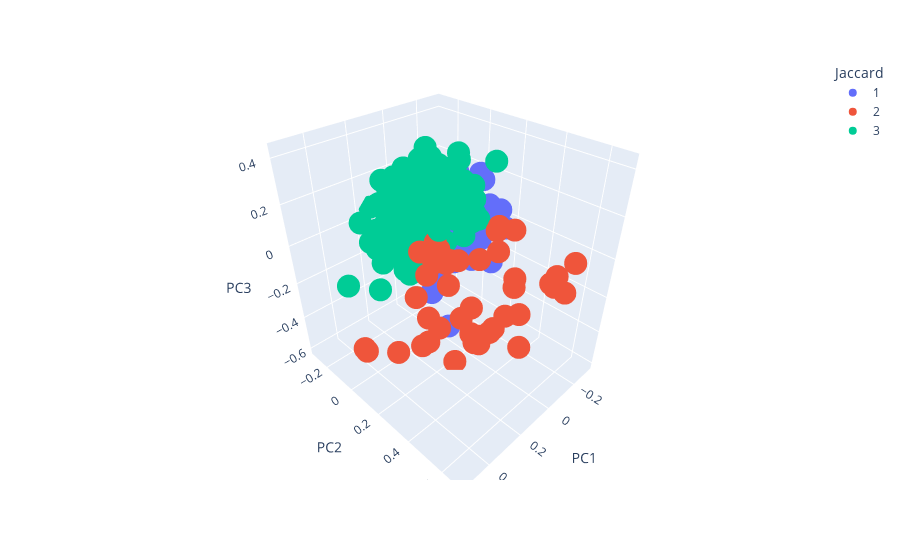

Notebook code for this chart:
### Markdown cell above
##### Kmeans Jaccard Clusters

### Code cell
jac_dist_s = px.scatter_3d(jac_dist_s, x = 'PC1', y = 'PC2', z = 'PC3', color = 'Jaccard',
                             category_orders = {'Jaccard': [1, 2, 3, 4]})
jac_dist_s.show()

### Figure 1 — Plotly figure (JSON) as saved in the notebook; plotly's stock layout.template omitted (floating-point values rounded to 4 significant figures; data arrays with more than 128 entries replaced by an {"elided": "..."} marker saying what was removed)
{"data": [{"hovertemplate": "Jaccard=1<br>PC1=%{x}<br>PC2=%{y}<br>PC3=%{z}<extra></extra>", "legendgroup": "1", "marker": {"color": "#636efa", "symbol": "circle"}, "mode": "markers", "name": "1", "scene": "scene", "showlegend": true, "type": "scatter3d", "x": {"elided": "386 float values"}, "y": {"elided": "386 float values"}, "z": {"elided": "386 float values"}}, {"hovertemplate": "Jaccard=2<br>PC1=%{x}<br>PC2=%{y}<br>PC3=%{z}<extra></extra>", "legendgroup": "2", "marker": {"color": "#EF553B", "symbol": "circle"}, "mode": "markers", "name": "2", "scene": "scene", "showlegend": true, "type": "scatter3d", "x": [-0.08779, 0.4376, 0.2706, 0.1814, 0.2715, 0.4735, 0.1511, 0.09339, 0.00818, 0.1011, -0.05414, 0.5111, 0.2614, -0.01856, 0.02917, 0.01193, 0.08439, -0.06652, -0.07245, 0.5291, 0.01914, 0.3197, -0.03349, -0.09089, 0.3088, 0.2658, 0.1407, 0.3338, 0.3517, 0.07869, 0.516, 0.0656, 0.1116, -0.1754, 0.2943, -0.04526, -0.1369, 0.3292, 0.2871, 0.3266, 0.1029], "y": [0.576, 0.2217, 0.4711, 0.6388, 0.2697, 0.4541, 0.2143, 0.5633, 0.3715, 0.1827, 0.3988, 0.4382, 0.2875, 0.6403, 0.3853, 0.3757, 0.3567, 0.6572, 0.6785, 0.1156, 0.3679, 0.5136, 0.2374, 0.5924, 0.232, 0.2734, 0.2742, 0.2955, 0.2762, 0.408, 0.1089, 0.3392, 0.2314, 0.3329, 0.3717, 0.3913, 0.3608, 0.2906, 0.3125, 0.4709, 0.3427], "z": [-0.05973, -0.3258, -0.1684, -0.1873, 0.06798, 0.02455, -0.01983, -0.1218, -0.37, -0.04287, 0.1324, 0.1273, 0.1342, 0.04514, 0.1784, 0.04885, -0.3772, -0.05136, 0.09773, -0.314, 0.1466, 0.01482, -0.07722, -0.07069, 0.1183, 0.1602, 0.01822, -0.2868, -0.3091, -0.325, -0.3428, -0.4479, -0.6058, -0.2061, 0.02635, -0.3173, -0.2203, 0.05054, -0.2285, -0.05546, -0.4136]}, {"hovertemplate": "Jaccard=3<br>PC1=%{x}<br>PC2=%{y}<br>PC3=%{z}<extra></extra>", "legendgroup": "3", "marker": {"color": "#00cc96", "symbol": "circle"}, "mode": "markers", "name": "3", "scene": "scene", "showlegend": true, "type": "scatter3d", "x": {"elided": "216 float values"}, "y": {"elided": "216 float values"}, "z": {"elided": "216 float values"}}], "layout": {"legend": {"title": {"text": "Jaccard"}, "tracegroupgap": 0}, "margin": {"t": 60}, "scene": {"domain": {"x": [0, 1], "y": [0, 1]}, "xaxis": {"title": {"text": "PC1"}}, "yaxis": {"title": {"text": "PC2"}}, "zaxis": {"title": {"text": "PC3"}}}}}
